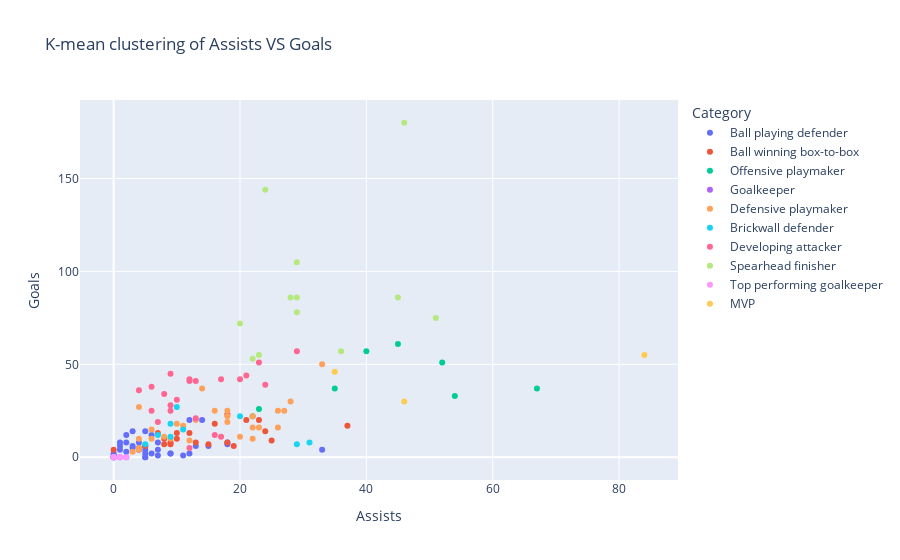

The code cell stored with this chart in its notebook:
### Code cell
fig = px.scatter(df,x="Assists",y="Goals",color='Category',hover_name='Name',title="K-mean clustering of Assists VS Goals")
fig.update_traces(textposition='bottom left')
fig.show()

### Figure 1 — Plotly figure (JSON) as saved in the notebook; plotly's stock layout.template omitted (floating-point values rounded to 4 significant figures)
{"data": [{"hovertemplate": "<b>%{hovertext}</b><br><br>Category=Ball playing defender<br>Assists=%{x}<br>Goals=%{y}<extra></extra>", "hovertext": ["Héctor Bellerín", "Calum Chambers", "Neil Taylor", "Ahmed El Mohamady", "Lewis Dunk", "Matthew Lowton", "James Tarkowski", "Ben Mee", "Erik Pieters", "Marcos Alonso", "Kurt Zouma", "Joel Ward", "Patrick van Aanholt", "Mamadou Sakho", "Martin Kelly", "Michael Keane", "Wes Morgan", "Christian Fuchs", "Virgil van Dijk", "Andrew Robertson", "Nathan Aké", "John Stones", "Nicolás Otamendi", "Phil Jones", "Harry Maguire", "Chris Smalling", "Luke Shaw", "Ciaran Clark", "Paul Dummett", "Jamaal Lascelles", "Federico Fernández", "DeAndre Yedlin", "Toby Alderweireld", "Ben Davies", "Kieran Gibbs", "Aaron Cresswell", "Angelo Ogbonna"], "legendgroup": "Ball playing defender", "marker": {"color": "#636efa", "symbol": "circle"}, "mode": "markers", "name": "Ball playing defender", "orientation": "v", "showlegend": true, "textposition": "bottom left", "type": "scatter", "x": [18, 3, 5, 13, 5, 12, 3, 4, 11, 12, 4, 5, 14, 2, 5, 5, 2, 9, 3, 33, 6, 0, 1, 6, 7, 2, 7, 5, 0, 1, 7, 5, 4, 15, 9, 18, 1], "xaxis": "x", "y": [7, 6, 0, 6, 6, 2, 5, 4, 1, 20, 5, 4, 20, 3, 0, 6, 8, 2, 14, 4, 12, 1, 8, 2, 8, 12, 1, 14, 2, 6, 4, 2, 8, 6, 2, 8, 4], "yaxis": "y"}, {"hovertemplate": "<b>%{hovertext}</b><br><br>Category=Ball winning box-to-box<br>Assists=%{x}<br>Goals=%{y}<extra></extra>", "hovertext": ["David Luiz", "Granit Xhaka", "Jack Cork", "Ashley Westwood", "N'Golo Kanté", "Cheikhou Kouyaté", "James McArthur", "James McCarthy", "Séamus Coleman", "Fabian Delph", "Marc Albrighton", "Wilfred Ndidi", "Fernandinho", "Nemanja Matic", "Jonjo Shelvey", "Ryan Bertrand", "Oriol Romeu", "Eric Dier", "Moussa Sissoko", "Jake Livermore", "Jack Wilshere"], "legendgroup": "Ball winning box-to-box", "marker": {"color": "#EF553B", "symbol": "circle"}, "mode": "markers", "name": "Ball winning box-to-box", "orientation": "v", "showlegend": true, "textposition": "bottom left", "type": "scatter", "x": [7, 13, 9, 25, 10, 10, 18, 12, 21, 8, 37, 5, 16, 19, 23, 15, 0, 8, 24, 9, 18], "xaxis": "x", "y": [13, 8, 8, 9, 10, 13, 23, 13, 20, 7, 17, 6, 18, 6, 20, 7, 4, 10, 14, 7, 8], "yaxis": "y"}, {"hovertemplate": "<b>%{hovertext}</b><br><br>Category=Offensive playmaker<br>Assists=%{x}<br>Goals=%{y}<extra></extra>", "hovertext": ["Mesut Özil", "Willian", "Gylfi Sigurdsson", "Kevin De Bruyne", "Riyad Mahrez", "Juan Mata", "James Ward-Prowse", "Robert Snodgrass"], "legendgroup": "Offensive playmaker", "marker": {"color": "#00cc96", "symbol": "circle"}, "mode": "markers", "name": "Offensive playmaker", "orientation": "v", "showlegend": true, "textposition": "bottom left", "type": "scatter", "x": [54, 35, 45, 67, 40, 52, 22, 23], "xaxis": "x", "y": [33, 37, 61, 37, 57, 51, 22, 26], "yaxis": "y"}, {"hovertemplate": "<b>%{hovertext}</b><br><br>Category=Goalkeeper<br>Assists=%{x}<br>Goals=%{y}<extra></extra>", "hovertext": ["Tom Heaton", "Mat Ryan", "Jordan Pickford", "Adrián", "Ederson", "Scott Carson", "Fraser Forster", "John Ruddy"], "legendgroup": "Goalkeeper", "marker": {"color": "#ab63fa", "symbol": "circle"}, "mode": "markers", "name": "Goalkeeper", "orientation": "v", "showlegend": true, "textposition": "bottom left", "type": "scatter", "x": [0, 0, 0, 0, 1, 2, 0, 0], "xaxis": "x", "y": [0, 0, 0, 0, 0, 0, 0, 0], "yaxis": "y"}, {"hovertemplate": "<b>%{hovertext}</b><br><br>Category=Defensive playmaker<br>Assists=%{x}<br>Goals=%{y}<extra></extra>", "hovertext": ["Adam Lallana", "Robbie Brady", "Ross Barkley", "Luka Milivojevic", "Andros Townsend", "Jeffrey Schlupp", "Tom Davies", "Abdoulaye Doucouré", "Demarai Gray", "Georginio Wijnaldum", "Alex Oxlade-Chamberlain", "Xherdan Shaqiri", "Ilkay Gündogan", "Bernardo Silva", "Paul Pogba", "Jesse Lingard", "Matt Ritchie", "Jeff Hendrick", "Ryan Fraser", "Jack Rodwell", "Nathan Redmond", "Erik Lamela", "Dele Alli", "Pierre-Emile Højbjerg", "Matt Phillips", "Manuel Lanzini", "Declan Rice", "Michail Antonio"], "legendgroup": "Defensive playmaker", "marker": {"color": "#FFA15A", "symbol": "circle"}, "mode": "markers", "name": "Defensive playmaker", "orientation": "v", "showlegend": true, "textposition": "bottom left", "type": "scatter", "x": [28, 12, 27, 4, 22, 8, 4, 11, 9, 16, 22, 18, 6, 18, 26, 10, 20, 6, 26, 4, 18, 23, 33, 4, 22, 13, 3, 14], "xaxis": "x", "y": [30, 9, 25, 27, 22, 11, 5, 17, 10, 25, 16, 22, 15, 19, 25, 18, 11, 10, 16, 10, 25, 16, 50, 4, 10, 20, 3, 37], "yaxis": "y"}, {"hovertemplate": "<b>%{hovertext}</b><br><br>Category=Brickwall defender<br>Assists=%{x}<br>Goals=%{y}<extra></extra>", "hovertext": ["Phil Bardsley", "César Azpilicueta", "James Tomkins", "Scott Dann", "Gary Cahill", "Jonny Evans", "Kyle Walker", "Phil Jagielka", "Branislav Ivanovic"], "legendgroup": "Brickwall defender", "marker": {"color": "#19d3f3", "symbol": "circle"}, "mode": "markers", "name": "Brickwall defender", "orientation": "v", "showlegend": true, "textposition": "bottom left", "type": "scatter", "x": [5, 31, 7, 11, 10, 9, 29, 9, 20], "xaxis": "x", "y": [7, 8, 12, 15, 27, 11, 7, 18, 22], "yaxis": "y"}, {"hovertemplate": "<b>%{hovertext}</b><br><br>Category=Developing attacker<br>Assists=%{x}<br>Goals=%{y}<extra></extra>", "hovertext": ["Chris Wood", "Ashley Barnes", "Jay Rodriguez", "Jordan Ayew", "Wilfried Zaha", "Connor Wickham", "Yannick Bolasie", "Richarlison", "Dominic Calvert-Lewin", "Alex Iwobi", "Kelechi Iheanacho", "Ayoze Pérez", "Gabriel Jesus", "Anthony Martial", "Marcus Rashford", "Dwight Gayle", "Callum Wilson", "Danny Ings", "Son Heung-Min", "Gareth Bale", "Charlie Austin", "Adama Traoré"], "legendgroup": "Developing attacker", "marker": {"color": "#FF6692", "symbol": "circle"}, "mode": "markers", "name": "Developing attacker", "orientation": "v", "showlegend": true, "textposition": "bottom left", "type": "scatter", "x": [4, 6, 12, 9, 24, 7, 17, 10, 9, 16, 13, 13, 17, 23, 21, 6, 12, 9, 29, 20, 8, 12], "xaxis": "x", "y": [36, 38, 41, 25, 39, 19, 11, 31, 28, 12, 21, 41, 42, 51, 44, 25, 42, 45, 57, 42, 34, 5], "yaxis": "y"}, {"hovertemplate": "<b>%{hovertext}</b><br><br>Category=Spearhead finisher<br>Assists=%{x}<br>Goals=%{y}<extra></extra>", "hovertext": ["Olivier Giroud", "Christian Benteke", "Theo Walcott", "Jamie Vardy", "Roberto Firmino", "Sadio Mané", "Mohamed Salah", "Raheem Sterling", "Sergio Agüero", "Andy Carroll", "Shane Long", "Harry Kane"], "legendgroup": "Spearhead finisher", "marker": {"color": "#B6E880", "symbol": "circle"}, "mode": "markers", "name": "Spearhead finisher", "orientation": "v", "showlegend": true, "textposition": "bottom left", "type": "scatter", "x": [28, 20, 51, 29, 36, 29, 29, 45, 46, 22, 23, 24], "xaxis": "x", "y": [86, 72, 75, 105, 57, 86, 78, 86, 180, 53, 55, 144], "yaxis": "y"}, {"hovertemplate": "<b>%{hovertext}</b><br><br>Category=Top performing goalkeeper<br>Assists=%{x}<br>Goals=%{y}<extra></extra>", "hovertext": ["Wayne Hennessey", "Kasper Schmeichel", "David de Gea", "Hugo Lloris", "Joe Hart", "Lukasz Fabianski"], "legendgroup": "Top performing goalkeeper", "marker": {"color": "#FF97FF", "symbol": "circle"}, "mode": "markers", "name": "Top performing goalkeeper", "orientation": "v", "showlegend": true, "textposition": "bottom left", "type": "scatter", "x": [1, 0, 0, 0, 1, 2], "xaxis": "x", "y": [0, 0, 0, 0, 0, 0], "yaxis": "y"}, {"hovertemplate": "<b>%{hovertext}</b><br><br>Category=MVP<br>Assists=%{x}<br>Goals=%{y}<extra></extra>", "hovertext": ["James Milner", "Jordan Henderson", "Mark Noble"], "legendgroup": "MVP", "marker": {"color": "#FECB52", "symbol": "circle"}, "mode": "markers", "name": "MVP", "orientation": "v", "showlegend": true, "textposition": "bottom left", "type": "scatter", "x": [84, 46, 35], "xaxis": "x", "y": [55, 30, 46], "yaxis": "y"}], "layout": {"legend": {"title": {"text": "Category"}, "tracegroupgap": 0}, "title": {"text": "K-mean clustering of Assists VS Goals"}, "xaxis": {"anchor": "y", "domain": [0, 1], "title": {"text": "Assists"}}, "yaxis": {"anchor": "x", "domain": [0, 1], "title": {"text": "Goals"}}}}
